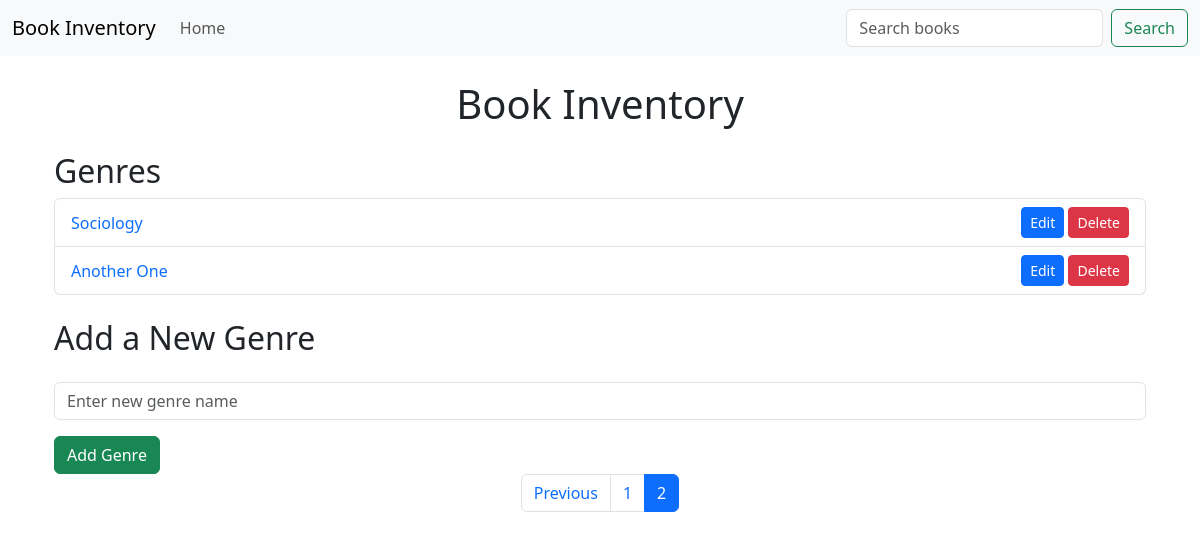
Page /?page=2 on the earlier database version.
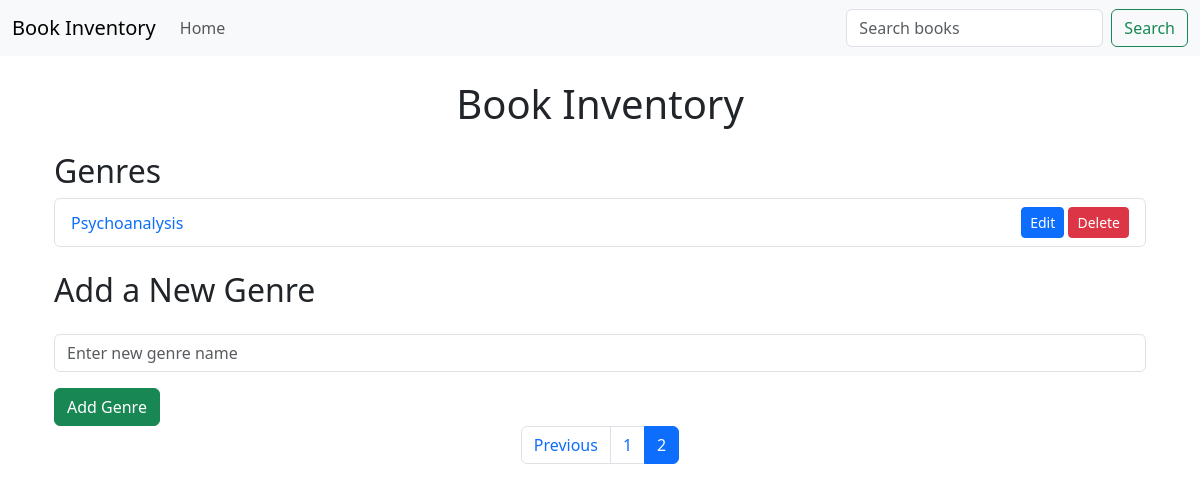
Same page on the later database version.
### models/book.py (models this page shows)
class Genre(db.Model):
    __tablename__ = 'genres'
    id = db.Column(db.Integer, primary_key=True)
    name = db.Column(db.String(100), unique=True, nullable=False)
    books = db.relationship('Book', backref='genre',
                            cascade="all, delete-orphan", lazy=True)

### app.py (the view)
@app.route('/')
def index():
    page = request.args.get('page', 1, type=int)
    genres = Genre.query.paginate(page=page, per_page=10)
    return render_template('home.html', genres=genres)

### templates/home.html (shortened to what this page needs)
{%extends 'layout.html'%} {%block body %}
<div class="container my-4">
  <h1 class="text-center mb-4">Book Inventory</h1>
  <h2>Genres</h2>
  <ul class="list-group mb-4">
    {% for genre in genres %}
    <li
      class="list-group-item d-flex justify-content-between align-items-center"
    >
      <div>
        <a
          href="{{ url_for('view_genre', genre_name=genre.name.replace(' ', '-')) }}"
          class="text-decoration-none"
        >
          {{ genre.name }}
        </a>
      </div>
      <div>
        <a
          href="{{ url_for('edit_genre', genre_id=genre.id) }}"
          class="btn btn-sm btn-primary"
          >Edit</a
        >
        <form
          action="{{ url_for('delete_genre', genre_id=genre.id) }}"
          method="POST"
          style="display: inline"
        >
          <button
            type="submit"
            class="btn btn-sm btn-danger"
            onclick="return confirm('Are you sure you want to delete this genre?');"
          >
            Delete
          </button>
        </form>
      </div>
    </li>
    {% endfor %}
  </ul>
  <h2 class="my-4">Add a New Genre</h2>
  <form
    action="{{ url_for('add_genre') }}"
    method="POST"
    class="needs-validation"
    novalidate
  >
    <div class="mb-3">
      <input
        type="text"
        name="name"
        class="form-control"
        placeholder="Enter new genre name"
        required
      />
    </div>
    <button type="submit" class="btn btn-success">Add Genre</button>
  </form>
  <nav aria-label="Page navigation">
    <ul class="pagination justify-content-center">
      {% if genres.has_prev %}
      <li class="page-item">
        <a class="page-link" href="{{ url_for('index', page=genres.prev_num) }}">Previous</a>
      </li>
      {% endif %}
      {% for page_num in genres.iter_pages(left_edge=1, right_edge=1, left_current=2, right_current=2) %}
      {% if page_num %}
      <li class="page-item {% if page_num == genres.page %}active{% endif %}">
        <a class="page-link" href="{{ url_for('index', page=page_num) }}">{{ page_num }}</a>
      </li>
      {% else %}
      <li class="page-item disabled"><span class="page-link">...</span></li>
      {% endif %}
      {% endfor %}
    </ul>
  </nav>
</div>
</div>
{% endblock%}

Differences in the rows shown:
removed Genre: name "Sociology"
no longer on this page (row unchanged): Genre: name "Another One"
added Genre: name "Psychoanalysis"
